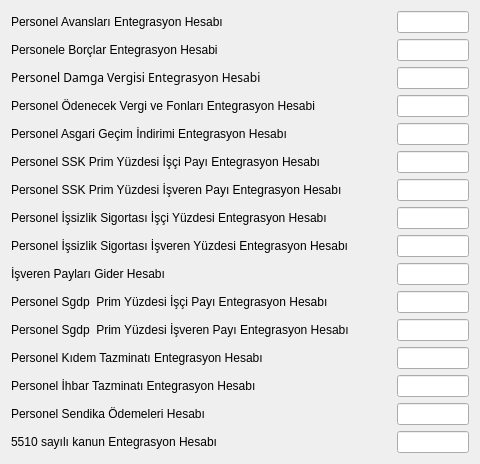
     <widget class="QWidget" name="tab_4">
      <attribute name="title">
       <string>Şube Personel Entegrasyon Hesapları</string>
      </attribute>
      <layout class="QGridLayout" name="gridLayout_5" columnstretch="1,10,20">
       <item row="0" column="0">
        <widget class="QLabel" name="label_46">
         <property name="sizePolicy">
          <sizepolicy hsizetype="Fixed" vsizetype="Fixed">
           <horstretch>0</horstretch>
           <verstretch>0</verstretch>
          </sizepolicy>
         </property>
         <property name="text">
          <string>Personel Avansları Entegrasyon Hesabı</string>
         </property>
        </widget>
       </item>
       <item row="0" column="1">
        <widget class="QSearchEdit" name="searchEdit_prs_avanslar_hesap_kodu">
         <property name="whatsThis">
          <string>Arama widget. </string>
         </property>
         <property name="QSearchEdit" stdset="0">
          <rect>
           <x>0</x>
           <y>0</y>
           <width>100</width>
           <height>100</height>
          </rect>
         </property>
        </widget>
       </item>
       <item row="0" column="2">
        <widget class="QLineEdit" name="lineEdit_prs_avanslar_hesap_ismi">
         <property name="focusPolicy">
          <enum>Qt::NoFocus</enum>
         </property>
         <property name="readOnly">
          <bool>true</bool>
         </property>
        </widget>
       </item>
       <item row="1" column="0">
        <widget class="QLabel" name="label_68">
         <property name="sizePolicy">
          <sizepolicy hsizetype="Fixed" vsizetype="Fixed">
           <horstretch>0</horstretch>
           <verstretch>0</verstretch>
          </sizepolicy>
         </property>
         <property name="text">
          <string>Personele Borçlar Entegrasyon Hesabi</string>
         </property>
        </widget>
       </item>
       <item row="1" column="1">
        <widget class="QSearchEdit" name="searchEdit_prs_borclar_hesap_kodu">
         <property name="whatsThis">
          <string>Arama widget. </string>
         </property>
         <property name="QSearchEdit" stdset="0">
          <rect>
           <x>0</x>
           <y>0</y>
           <width>100</width>
           <height>100</height>
          </rect>
         </property>
        </widget>
       </item>
       <item row="1" column="2">
        <widget class="QLineEdit" name="lineEdit_prs_borclar_hesap_ismi">
         <property name="focusPolicy">
          <enum>Qt::NoFocus</enum>
         </property>
         <property name="readOnly">
          <bool>true</bool>
         </property>
        </widget>
       </item>
       <item row="2" column="0">
        <widget class="QLabel" name="label_49">
         <property name="sizePolicy">
          <sizepolicy hsizetype="Fixed" vsizetype="Fixed">
           <horstretch>0</horstretch>
           <verstretch>0</verstretch>
          </sizepolicy>
         </property>
         <property name="font">
          <font>
           <family>Sans Serif</family>
          </font>
         </property>
         <property name="text">
          <string>Personel Damga Vergisi Entegrasyon Hesabi</string>
         </property>
        </widget>
       </item>
       <item row="2" column="1">
        <widget class="QSearchEdit" name="searchEdit_prs_damga_vergisi_hesap_kodu">
         <property name="whatsThis">
          <string>Arama widget. </string>
         </property>
         <property name="QSearchEdit" stdset="0">
          <rect>
           <x>0</x>
           <y>0</y>
           <width>100</width>
           <height>100</height>
          </rect>
         </property>
        </widget>
       </item>
       <item row="2" column="2">
        <widget class="QLineEdit" name="lineEdit_damga_vergisi_hesap_ismi">
         <property name="focusPolicy">
          <enum>Qt::NoFocus</enum>
         </property>
         <property name="readOnly">
          <bool>true</bool>
         </property>
        </widget>
       </item>
       <item row="3" column="0">
        <widget class="QLabel" name="label_69">
         <property name="sizePolicy">
          <sizepolicy hsizetype="Fixed" vsizetype="Fixed">
           <horstretch>0</horstretch>
           <verstretch>0</verstretch>
          </sizepolicy>
         </property>
         <property name="text">
          <string>Personel Ödenecek Vergi ve Fonları Entegrasyon Hesabi</string>
         </property>
        </widget>
       </item>
       <item row="3" column="1">
        <widget class="QSearchEdit" name="searchEdit_prs_vergi_hesap_kodu">
         <property name="whatsThis">
          <string>Arama widget. </string>
         </property>
         <property name="QSearchEdit" stdset="0">
          <rect>
           <x>0</x>
           <y>0</y>
           <width>100</width>
           <height>100</height>
          </rect>
         </property>
        </widget>
       </item>
       <item row="3" column="2">
        <widget class="QLineEdit" name="lineEdit_vergi_hesap_ismi">
         <property name="focusPolicy">
          <enum>Qt::NoFocus</enum>
         </property>
         <property name="readOnly">
          <bool>true</bool>
         </property>
        </widget>
       </item>
       <item row="4" column="0">
        <widget class="QLabel" name="label_58">
         <property name="sizePolicy">
          <sizepolicy hsizetype="Fixed" vsizetype="Fixed">
           <horstretch>0</horstretch>
           <verstretch>0</verstretch>
          </sizepolicy>
         </property>
         <property name="text">
          <string>Personel Asgari Geçim İndirimi Entegrasyon Hesabı</string>
         </property>
        </widget>
       </item>
       <item row="4" column="1">
        <widget class="QSearchEdit" name="searchEdit_personel_asgari_odeme_ent_hesabi">
         <property name="whatsThis">
          <string>Arama widget. </string>
         </property>
         <property name="QSearchEdit" stdset="0">
          <rect>
           <x>0</x>
           <y>0</y>
           <width>100</width>
           <height>100</height>
          </rect>
         </property>
        </widget>
       </item>
       <item row="4" column="2">
        <widget class="QLineEdit" name="lineEdit_personel_asgari_odeme_ent_hesabi">
         <property name="focusPolicy">
          <enum>Qt::NoFocus</enum>
         </property>
         <property name="readOnly">
          <bool>true</bool>
         </property>
        </widget>
       </item>
       <item row="5" column="0">
        <widget class="QLabel" name="label_50">
         <property name="sizePolicy">
          <sizepolicy hsizetype="Fixed" vsizetype="Fixed">
           <horstretch>0</horstretch>
           <verstretch>0</verstretch>
          </sizepolicy>
         </property>
         <property name="text">
          <string>Personel SSK Prim Yüzdesi İşçi Payı Entegrasyon Hesabı</string>
         </property>
        </widget>
       </item>
       <item row="5" column="1">
        <widget class="QSearchEdit" name="searchEdit_personel_ssk_prim_yuzdesi_isci_payi_hesabi">
         <property name="whatsThis">
          <string>Arama widget. </string>
         </property>
         <property name="QSearchEdit" stdset="0">
          <rect>
           <x>0</x>
           <y>0</y>
           <width>100</width>
           <height>100</height>
          </rect>
         </property>
        </widget>
       </item>
       <item row="5" column="2">
        <widget class="QLineEdit" name="lineEdit_personel_ssk_prim_yuzdesi_isci_payi_hesabi">
         <property name="focusPolicy">
          <enum>Qt::NoFocus</enum>
         </property>
         <property name="readOnly">
          <bool>true</bool>
         </property>
        </widget>
       </item>
       <item row="6" column="0">
        <widget class="QLabel" name="label_51">
         <property name="sizePolicy">
          <sizepolicy hsizetype="Fixed" vsizetype="Fixed">
           <horstretch>0</horstretch>
           <verstretch>0</verstretch>
          </sizepolicy>
         </property>
         <property name="text">
          <string>Personel SSK Prim Yüzdesi İşveren Payı Entegrasyon Hesabı</string>
         </property>
        </widget>
       </item>
       <item row="6" column="1">
        <widget class="QSearchEdit" name="searchEdit_personel_ssk_prim_yuzdesi_isveren_payi_hesabi">
         <property name="whatsThis">
          <string>Arama widget. </string>
         </property>
         <property name="QSearchEdit" stdset="0">
          <rect>
           <x>0</x>
           <y>0</y>
           <width>100</width>
           <height>100</height>
          </rect>
         </property>
        </widget>
       </item>
       <item row="6" column="2">
        <widget class="QLineEdit" name="lineEdit_personel_ssk_prim_yuzdesi_isveren_payi_hesabi">
         <property name="focusPolicy">
          <enum>Qt::NoFocus</enum>
         </property>
         <property name="readOnly">
          <bool>true</bool>
         </property>
        </widget>
       </item>
       <item row="7" column="0">
        <widget class="QLabel" name="label_52">
         <property name="sizePolicy">
          <sizepolicy hsizetype="Fixed" vsizetype="Fixed">
           <horstretch>0</horstretch>
           <verstretch>0</verstretch>
          </sizepolicy>
         </property>
         <property name="text">
          <string>Personel İşsizlik Sigortası İşçi Yüzdesi Entegrasyon Hesabı</string>
         </property>
        </widget>
       </item>
       <item row="7" column="1">
        <widget class="QSearchEdit" name="searchEdit_personel_issizlik_sigortasi_isci_yuzdesi_hesabi">
         <property name="whatsThis">
          <string>Arama widget. </string>
         </property>
         <property name="QSearchEdit" stdset="0">
          <rect>
           <x>0</x>
           <y>0</y>
           <width>100</width>
           <height>100</height>
          </rect>
         </property>
        </widget>
       </item>
       <item row="7" column="2">
        <widget class="QLineEdit" name="lineEdit_personel_issizlik_sigortasi_isci_yuzdesi_hesabi">
         <property name="focusPolicy">
          <enum>Qt::NoFocus</enum>
         </property>
         <property name="readOnly">
          <bool>true</bool>
         </property>
        </widget>
       </item>
       <item row="8" column="0">
        <widget class="QLabel" name="label_53">
         <property name="sizePolicy">
          <sizepolicy hsizetype="Fixed" vsizetype="Fixed">
           <horstretch>0</horstretch>
           <verstretch>0</verstretch>
          </sizepolicy>
         </property>
         <property name="text">
          <string>Personel İşsizlik Sigortası İşveren Yüzdesi Entegrasyon Hesabı</string>
         </property>
        </widget>
       </item>
       <item row="8" column="1">
        <widget class="QSearchEdit" name="searchEdit_personel_issizlik_sigortasi_isveren_yuzdesi_hesabi">
         <property name="whatsThis">
          <string>Arama widget. </string>
         </property>
         <property name="QSearchEdit" stdset="0">
          <rect>
           <x>0</x>
           <y>0</y>
           <width>100</width>
           <height>100</height>
          </rect>
         </property>
        </widget>
       </item>
       <item row="8" column="2">
        <widget class="QLineEdit" name="lineEdit_personel_issizlik_sigortasi_isveren_yuzdesi_hesabi">
         <property name="focusPolicy">
          <enum>Qt::NoFocus</enum>
         </property>
         <property name="readOnly">
          <bool>true</bool>
         </property>
        </widget>
       </item>
       <item row="9" column="0">
        <widget class="QLabel" name="label_54">
         <property name="sizePolicy">
          <sizepolicy hsizetype="Fixed" vsizetype="Fixed">
           <horstretch>0</horstretch>
           <verstretch>0</verstretch>
          </sizepolicy>
         </property>
         <property name="text">
          <string>İşveren Payları Gider Hesabı</string>
         </property>
        </widget>
       </item>
       <item row="9" column="1">
        <widget class="QSearchEdit" name="searchEdit_isveren_paylari_gider_hesabi">
         <property name="whatsThis">
          <string>Arama widget. </string>
         </property>
         <property name="QSearchEdit" stdset="0">
          <rect>
           <x>0</x>
           <y>0</y>
           <width>100</width>
           <height>100</height>
          </rect>
         </property>
        </widget>
       </item>
       <item row="9" column="2">
        <widget class="QLineEdit" name="lineEdit_isveren_paylari_gider_hesabi">
         <property name="focusPolicy">
          <enum>Qt::NoFocus</enum>
         </property>
         <property name="readOnly">
          <bool>true</bool>
         </property>
        </widget>
       </item>
       <item row="10" column="0">
        <widget class="QLabel" name="label_57">
         <property name="sizePolicy">
          <sizepolicy hsizetype="Fixed" vsizetype="Fixed">
           <horstretch>0</horstretch>
           <verstretch>0</verstretch>
          </sizepolicy>
         </property>
         <property name="text">
          <string>Personel Sgdp  Prim Yüzdesi İşçi Payı Entegrasyon Hesabı</string>
         </property>
        </widget>
       </item>
       <item row="10" column="1">
        <widget class="QSearchEdit" name="searchEdit_prs_sgdp_prim_yuzde_isc_hsp_id">
         <property name="whatsThis">
          <string>Arama widget. </string>
         </property>
         <property name="QSearchEdit" stdset="0">
          <rect>
           <x>0</x>
           <y>0</y>
           <width>100</width>
           <height>100</height>
          </rect>
         </property>
        </widget>
       </item>
       <item row="10" column="2">
        <widget class="QLineEdit" name="lineEdit_prs_sgdp_prim_yuzde_isc_hsp_id">
         <property name="focusPolicy">
          <enum>Qt::NoFocus</enum>
         </property>
         <property name="readOnly">
          <bool>true</bool>
         </property>
        </widget>
       </item>
       <item row="11" column="0">
        <widget class="QLabel" name="label_67">
         <property name="sizePolicy">
          <sizepolicy hsizetype="Fixed" vsizetype="Fixed">
           <horstretch>0</horstretch>
           <verstretch>0</verstretch>
          </sizepolicy>
         </property>
         <property name="text">
          <string>Personel Sgdp  Prim Yüzdesi İşveren Payı Entegrasyon Hesabı</string>
         </property>
        </widget>
       </item>
       <item row="11" column="1">
        <widget class="QSearchEdit" name="searchEdit_prs_sgdp_prim_yuzde_isv_hsp_id">
         <property name="whatsThis">
          <string>Arama widget. </string>
         </property>
         <property name="QSearchEdit" stdset="0">
          <rect>
           <x>0</x>
           <y>0</y>
           <width>100</width>
           <height>100</height>
          </rect>
         </property>
        </widget>
       </item>
       <item row="11" column="2">
        <widget class="QLineEdit" name="lineEdit_prs_sgdp_prim_yuzde_isv_hsp_id">
         <property name="focusPolicy">
          <enum>Qt::NoFocus</enum>
         </property>
         <property name="readOnly">
          <bool>true</bool>
         </property>
        </widget>
       </item>
       <item row="12" column="0">
        <widget class="QLabel" name="label_59">
         <property name="sizePolicy">
          <sizepolicy hsizetype="Fixed" vsizetype="Fixed">
           <horstretch>0</horstretch>
           <verstretch>0</verstretch>
          </sizepolicy>
         </property>
         <property name="text">
          <string>Personel Kıdem Tazminatı Entegrasyon Hesabı</string>
         </property>
        </widget>
       </item>
       <item row="12" column="1">
        <widget class="QSearchEdit" name="searchEdit_kidem_tazminati_hesap_id">
         <property name="whatsThis">
          <string>Arama widget. </string>
         </property>
         <property name="QSearchEdit" stdset="0">
          <rect>
           <x>0</x>
           <y>0</y>
           <width>100</width>
           <height>100</height>
          </rect>
         </property>
        </widget>
       </item>
       <item row="12" column="2">
        <widget class="QLineEdit" name="lineEdit_kidem_tazminati_hesap_id">
         <property name="focusPolicy">
          <enum>Qt::NoFocus</enum>
         </property>
         <property name="readOnly">
          <bool>true</bool>
         </property>
        </widget>
       </item>
       <item row="13" column="0">
        <widget class="QLabel" name="label_60">
         <property name="sizePolicy">
          <sizepolicy hsizetype="Fixed" vsizetype="Fixed">
           <horstretch>0</horstretch>
           <verstretch>0</verstretch>
          </sizepolicy>
         </property>
         <property name="text">
          <string>Personel İhbar Tazminatı Entegrasyon Hesabı</string>
         </property>
        </widget>
       </item>
       <item row="13" column="1">
        <widget class="QSearchEdit" name="searchEdit_ihbar_tazminati_hesap_id">
         <property name="whatsThis">
          <string>Arama widget. </string>
         </property>
         <property name="QSearchEdit" stdset="0">
          <rect>
           <x>0</x>
           <y>0</y>
           <width>100</width>
           <height>100</height>
          </rect>
         </property>
        </widget>
       </item>
       <item row="13" column="2">
        <widget class="QLineEdit" name="lineEdit_ihbar_tazminati_hesap_id">
         <property name="focusPolicy">
          <enum>Qt::NoFocus</enum>
         </property>
         <property name="readOnly">
          <bool>true</bool>
         </property>
        </widget>
       </item>
       <item row="14" column="0">
        <widget class="QLabel" name="label_63">
         <property name="sizePolicy">
          <sizepolicy hsizetype="Fixed" vsizetype="Fixed">
           <horstretch>0</horstretch>
           <verstretch>0</verstretch>
          </sizepolicy>
         </property>
         <property name="text">
          <string>Personel Sendika Ödemeleri Hesabı </string>
         </property>
        </widget>
       </item>
       <item row="14" column="1">
        <widget class="QSearchEdit" name="searchEdit_sendika_odeme_hesap_id">
         <property name="whatsThis">
          <string>Arama widget. </string>
         </property>
         <property name="QSearchEdit" stdset="0">
          <rect>
           <x>0</x>
           <y>0</y>
           <width>100</width>
           <height>100</height>
          </rect>
         </property>
        </widget>
       </item>
       <item row="14" column="2">
        <widget class="QLineEdit" name="lineEdit_sendika_odeme_hesap_id">
         <property name="focusPolicy">
          <enum>Qt::NoFocus</enum>
         </property>
         <property name="readOnly">
          <bool>true</bool>
         </property>
        </widget>
       </item>
       <item row="15" column="0">
        <widget class="QLabel" name="label_20">
         <property name="sizePolicy">
          <sizepolicy hsizetype="Fixed" vsizetype="Fixed">
           <horstretch>0</horstretch>
           <verstretch>0</verstretch>
          </sizepolicy>
         </property>
         <property name="text">
          <string>5510 sayılı kanun Entegrasyon Hesabı </string>
         </property>
        </widget>
       </item>
       <item row="15" column="1">
        <widget class="QSearchEdit" name="searchEdit_isy_5510_nolu_kanun_hesap_id">
         <property name="whatsThis">
          <string>Arama widget. </string>
         </property>
         <property name="QSearchEdit" stdset="0">
          <rect>
           <x>0</x>
           <y>0</y>
           <width>100</width>
           <height>100</height>
          </rect>
         </property>
        </widget>
       </item>
       <item row="15" column="2">
        <widget class="QLineEdit" name="lineEdit_isy_5510_nolu_kanun_hesap_id">
         <property name="focusPolicy">
          <enum>Qt::NoFocus</enum>
         </property>
         <property name="readOnly">
          <bool>true</bool>
         </property>
        </widget>
       </item>
      </layout>
     </widget>
